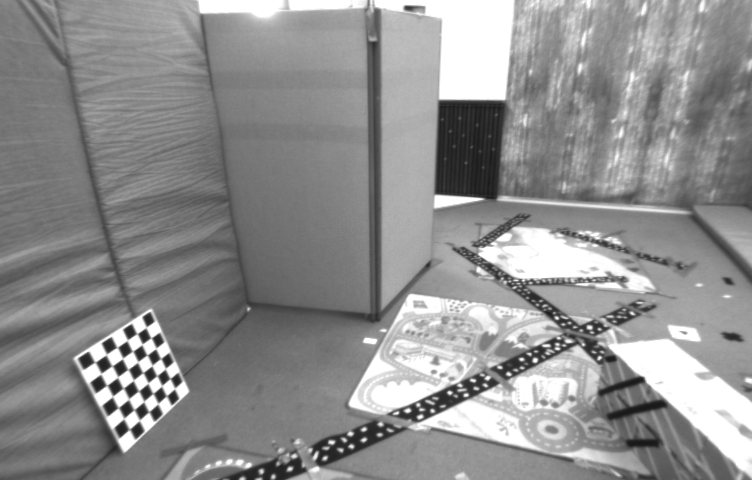
//> input picture feature_tracker/src/example_photos/LK1.png, 752 x 480 px
$ ./test_buildPyr   (built with g++ and OpenCV 4)
//> lines starting //> are read from the running program, lines starting //| are printed output that depends on the picture
// 建立图像金字塔，并可视化每张图像
// 0,2,4,6层的channel数为1,才可以正常显示
// 其他奇数层的channel数不为1,不知道是什么原因
#include <opencv2/opencv.hpp>
#include <iostream>
using namespace std;

int main()
{
    // 读取输入图像
    cv::Mat image = cv::imread("/home/dev/test/MCVIO-main/VINS_Mono_ws/src/VINS-Mono/feature_tracker/src/example_photos/LK1.png",cv::IMREAD_GRAYSCALE);;
//> image is the input picture: 480 rows x 752 cols, CV_8UC1; min 24, max 255, mean 143.1

    // 构建金字塔
    std::vector<cv::Mat> pyramid;
    int numLevels = 3; // 金字塔层数
    cv::buildOpticalFlowPyramid(image, pyramid, cv::Size(21, 21), numLevels);
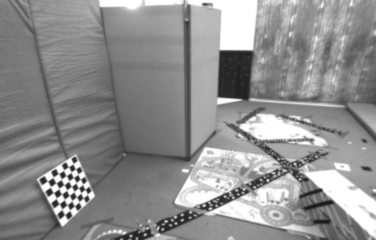
//> pyramid[2]: 240 rows x 376 cols, CV_8UC1; min 26, max 255, mean 143.1
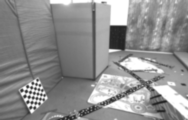
//> pyramid[4]: 120 rows x 188 cols, CV_8UC1; min 34, max 255, mean 143.3
    cout << pyramid.size() << endl;
//| 8
    // 可视化金字塔图像

    // 0,2,4,6层的channel数为1,才可以正常显示
    for (int level = 6; level < pyramid.size(); ++level)
    {
        cout << pyramid[level].size() << endl;
        cout << pyramid[level].channels() << endl;
        // 创建一个窗口
        cv::namedWindow("Pyramid Level", cv::WINDOW_NORMAL);

        // 调整窗口大小以适应图像
        cv::resizeWindow("Pyramid Level", pyramid[level].cols, pyramid[level].rows);

        // 在窗口中显示当前金字塔层的图像
        cv::imshow("Pyramid Level", pyramid[level]);

        // 等待按键
        cv::waitKey(0);

        // 销毁窗口
        cv::destroyWindow("Pyramid Level");
    }
//> this loop made 2 passes
//| [94 x 60]
//| 1
//| [94 x 60]
//| 2
//> pass 1, `cv::imshow("Pyramid Level", pyramid[level]);`:
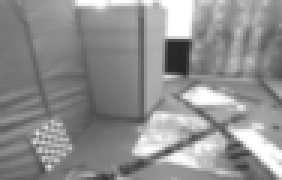
//> window 'Pyramid Level': 60 rows x 94 cols, CV_8UC1 (shown 3 times larger); min 36, max 255, mean 143.5

    return 0;
}
